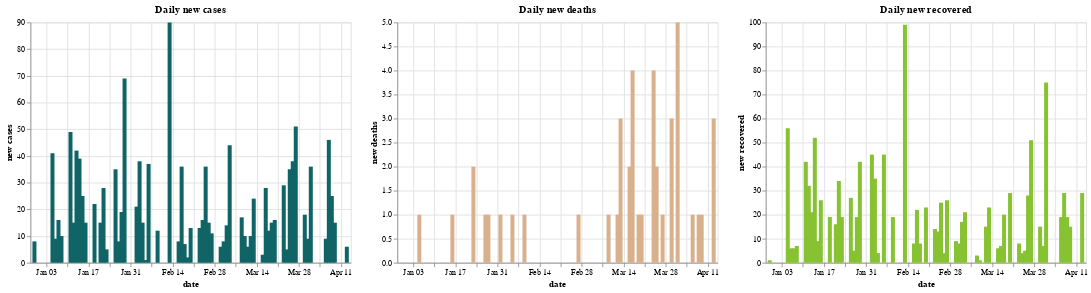

This figure's notebook cell:
### Code cell
city['new cases'] = city['totalCases'].diff()
city['new deaths'] = city['totalDeaths'].diff()
city['new recovered'] = city['totalRecovered'].diff()

# Initiate chart with data
base_cases = alt.Chart(city).mark_bar().encode(alt.X('date:T'), alt.Y('new cases:Q')).properties(width = 400)
base_deaths = alt.Chart(city).mark_bar().encode(alt.X('date:T'), alt.Y('new deaths:Q')).properties(width = 400)
base_recovered = alt.Chart(city).mark_bar().encode(alt.X('date:T'), alt.Y('new recovered:Q')).properties(width = 400)

# Load the chart
base_cases.encode(color = confirmed).properties(title = "Daily new cases") | base_deaths.encode(color = death).properties(title = "Daily new deaths") | base_recovered.encode(color = recovered).properties(title = "Daily new recovered")

### Figure 1 — Vega-Lite specification as saved in the notebook (floating-point values rounded to 4 significant figures)
{"config": {"view": {"continuousWidth": 400, "continuousHeight": 300}}, "hconcat": [{"mark": "bar", "encoding": {"color": {"value": "#106466"}, "x": {"type": "temporal", "field": "date"}, "y": {"type": "quantitative", "field": "new cases"}}, "title": "Daily new cases", "width": 400}, {"mark": "bar", "encoding": {"color": {"value": "#D8B08C"}, "x": {"type": "temporal", "field": "date"}, "y": {"type": "quantitative", "field": "new deaths"}}, "title": "Daily new deaths", "width": 400}, {"mark": "bar", "encoding": {"color": {"value": "#87C232"}, "x": {"type": "temporal", "field": "date"}, "y": {"type": "quantitative", "field": "new recovered"}}, "title": "Daily new recovered", "width": 400}], "data": {"name": "data-668c549deacea416c7d3b67c7eca9a1d"}, "$schema": "https://vega.github.io/schema/vega-lite/v4.8.1.json", "datasets": {"data-668c549deacea416c7d3b67c7eca9a1d": [{"city": "Aparecida", "date": "2020-12-29T00:00:00", "totalDeaths": 21, "totalCases": 773, "totalRecovered": 723, "totalBeds": 11, "intubated": 1, "new cases": null, "new deaths": null, "new recovered": null}, {"city": "Aparecida", "date": "2020-12-30T00:00:00", "totalDeaths": 21, "totalCases": 781, "totalRecovered": 724, "totalBeds": 13, "intubated": 1, "new cases": 8.0, "new deaths": 0.0, "new recovered": 1.0}, {"city": "Aparecida", "date": "2020-12-31T00:00:00", "totalDeaths": 21, "totalCases": 781, "totalRecovered": 724, "totalBeds": 13, "intubated": 1, "new cases": 0.0, "new deaths": 0.0, "new recovered": 0.0}, {"city": "Aparecida", "date": "2021-01-01T00:00:00", "totalDeaths": 21, "totalCases": 781, "totalRecovered": 724, "totalBeds": 13, "intubated": 1, "new cases": 0.0, "new deaths": 0.0, "new recovered": 0.0}, {"city": "Aparecida", "date": "2021-01-02T00:00:00", "totalDeaths": 21, "totalCases": 781, "totalRecovered": 724, "totalBeds": 13, "intubated": 1, "new cases": 0.0, "new deaths": 0.0, "new recovered": 0.0}, {"city": "Aparecida", "date": "2021-01-03T00:00:00", "totalDeaths": 21, "totalCases": 781, "totalRecovered": 724, "totalBeds": 13, "intubated": 1, "new cases": 0.0, "new deaths": 0.0, "new recovered": 0.0}, {"city": "Aparecida", "date": "2021-01-04T00:00:00", "totalDeaths": 21, "totalCases": 781, "totalRecovered": 724, "totalBeds": 13, "intubated": 1, "new cases": 0.0, "new deaths": 0.0, "new recovered": 0.0}, {"city": "Aparecida", "date": "2021-01-05T00:00:00", "totalDeaths": 22, "totalCases": 822, "totalRecovered": 780, "totalBeds": 8, "intubated": 3, "new cases": 41.0, "new deaths": 1.0, "new recovered": 56.0}, {"city": "Aparecida", "date": "2021-01-06T00:00:00", "totalDeaths": 22, "totalCases": 831, "totalRecovered": 786, "totalBeds": 11, "intubated": 2, "new cases": 9.0, "new deaths": 0.0, "new recovered": 6.0}, {"city": "Aparecida", "date": "2021-01-07T00:00:00", "totalDeaths": 22, "totalCases": 847, "totalRecovered": 792, "totalBeds": 15, "intubated": 2, "new cases": 16.0, "new deaths": 0.0, "new recovered": 6.0}, {"city": "Aparecida", "date": "2021-01-08T00:00:00", "totalDeaths": 22, "totalCases": 857, "totalRecovered": 799, "totalBeds": 16, "intubated": 4, "new cases": 10.0, "new deaths": 0.0, "new recovered": 7.0}, {"city": "Aparecida", "date": "2021-01-09T00:00:00", "totalDeaths": 22, "totalCases": 857, "totalRecovered": 799, "totalBeds": 16, "intubated": 4, "new cases": 0.0, "new deaths": 0.0, "new recovered": 0.0}, {"city": "Aparecida", "date": "2021-01-10T00:00:00", "totalDeaths": 22, "totalCases": 857, "totalRecovered": 799, "totalBeds": 16, "intubated": 4, "new cases": 0.0, "new deaths": 0.0, "new recovered": 0.0}, {"city": "Aparecida", "date": "2021-01-11T00:00:00", "totalDeaths": 22, "totalCases": 906, "totalRecovered": 841, "totalBeds": 22, "intubated": 1, "new cases": 49.0, "new deaths": 0.0, "new recovered": 42.0}, {"city": "Aparecida", "date": "2021-01-12T00:00:00", "totalDeaths": 22, "totalCases": 921, "totalRecovered": 873, "totalBeds": 23, "intubated": 2, "new cases": 15.0, "new deaths": 0.0, "new recovered": 32.0}, {"city": "Aparecida", "date": "2021-01-13T00:00:00", "totalDeaths": 22, "totalCases": 963, "totalRecovered": 894, "totalBeds": 26, "intubated": 2, "new cases": 42.0, "new deaths": 0.0, "new recovered": 21.0}, {"city": "Aparecida", "date": "2021-01-14T00:00:00", "totalDeaths": 22, "totalCases": 1002, "totalRecovered": 946, "totalBeds": 15, "intubated": 1, "new cases": 39.0, "new deaths": 0.0, "new recovered": 52.0}, {"city": "Aparecida", "date": "2021-01-15T00:00:00", "totalDeaths": 22, "totalCases": 1027, "totalRecovered": 955, "totalBeds": 16, "intubated": 1, "new cases": 25.0, "new deaths": 0.0, "new recovered": 9.0}, {"city": "Aparecida", "date": "2021-01-16T00:00:00", "totalDeaths": 23, "totalCases": 1042, "totalRecovered": 981, "totalBeds": 23, "intubated": 0, "new cases": 15.0, "new deaths": 1.0, "new recovered": 26.0}, {"city": "Aparecida", "date": "2021-01-17T00:00:00", "totalDeaths": 23, "totalCases": 1042, "totalRecovered": 981, "totalBeds": 23, "intubated": 0, "new cases": 0.0, "new deaths": 0.0, "new recovered": 0.0}, {"city": "Aparecida", "date": "2021-01-18T00:00:00", "totalDeaths": 23, "totalCases": 1042, "totalRecovered": 981, "totalBeds": 23, "intubated": 0, "new cases": 0.0, "new deaths": 0.0, "new recovered": 0.0}, {"city": "Aparecida", "date": "2021-01-19T00:00:00", "totalDeaths": 23, "totalCases": 1064, "totalRecovered": 1000, "totalBeds": 28, "intubated": 0, "new cases": 22.0, "new deaths": 0.0, "new recovered": 19.0}, {"city": "Aparecida", "date": "2021-01-20T00:00:00", "totalDeaths": 23, "totalCases": 1064, "totalRecovered": 1000, "totalBeds": 20, "intubated": 1, "new cases": 0.0, "new deaths": 0.0, "new recovered": 0.0}, {"city": "Aparecida", "date": "2021-01-21T00:00:00", "totalDeaths": 23, "totalCases": 1079, "totalRecovered": 1016, "totalBeds": 21, "intubated": 2, "new cases": 15.0, "new deaths": 0.0, "new recovered": 16.0}, {"city": "Aparecida", "date": "2021-01-22T00:00:00", "totalDeaths": 23, "totalCases": 1107, "totalRecovered": 1050, "totalBeds": 15, "intubated": 2, "new cases": 28.0, "new deaths": 0.0, "new recovered": 34.0}, {"city": "Aparecida", "date": "2021-01-23T00:00:00", "totalDeaths": 25, "totalCases": 1112, "totalRecovered": 1069, "totalBeds": 16, "intubated": 3, "new cases": 5.0, "new deaths": 2.0, "new recovered": 19.0}, {"city": "Aparecida", "date": "2021-01-24T00:00:00", "totalDeaths": 25, "totalCases": 1112, "totalRecovered": 1069, "totalBeds": 16, "intubated": 3, "new cases": 0.0, "new deaths": 0.0, "new recovered": 0.0}, {"city": "Aparecida", "date": "2021-01-25T00:00:00", "totalDeaths": 25, "totalCases": 1112, "totalRecovered": 1069, "totalBeds": 16, "intubated": 3, "new cases": 0.0, "new deaths": 0.0, "new recovered": 0.0}, {"city": "Aparecida", "date": "2021-01-26T00:00:00", "totalDeaths": 25, "totalCases": 1147, "totalRecovered": 1096, "totalBeds": 17, "intubated": 4, "new cases": 35.0, "new deaths": 0.0, "new recovered": 27.0}, {"city": "Aparecida", "date": "2021-01-27T00:00:00", "totalDeaths": 26, "totalCases": 1155, "totalRecovered": 1101, "totalBeds": 18, "intubated": 4, "new cases": 8.0, "new deaths": 1.0, "new recovered": 5.0}, {"city": "Aparecida", "date": "2021-01-28T00:00:00", "totalDeaths": 27, "totalCases": 1174, "totalRecovered": 1120, "totalBeds": 16, "intubated": 2, "new cases": 19.0, "new deaths": 1.0, "new recovered": 19.0}, {"city": "Aparecida", "date": "2021-01-29T00:00:00", "totalDeaths": 27, "totalCases": 1243, "totalRecovered": 1162, "totalBeds": 16, "intubated": 2, "new cases": 69.0, "new deaths": 0.0, "new recovered": 42.0}, {"city": "Aparecida", "date": "2021-02-01T00:00:00", "totalDeaths": 28, "totalCases": 1243, "totalRecovered": 1162, "totalBeds": 18, "intubated": 1, "new cases": 0.0, "new deaths": 1.0, "new recovered": 0.0}, {"city": "Aparecida", "date": "2021-02-02T00:00:00", "totalDeaths": 28, "totalCases": 1264, "totalRecovered": 1207, "totalBeds": 15, "intubated": 1, "new cases": 21.0, "new deaths": 0.0, "new recovered": 45.0}, {"city": "Aparecida", "date": "2021-02-03T00:00:00", "totalDeaths": 28, "totalCases": 1302, "totalRecovered": 1242, "totalBeds": 15, "intubated": 1, "new cases": 38.0, "new deaths": 0.0, "new recovered": 35.0}, {"city": "Aparecida", "date": "2021-02-04T00:00:00", "totalDeaths": 28, "totalCases": 1317, "totalRecovered": 1246, "totalBeds": 12, "intubated": 0, "new cases": 15.0, "new deaths": 0.0, "new recovered": 4.0}, {"city": "Aparecida", "date": "2021-02-05T00:00:00", "totalDeaths": 29, "totalCases": 1318, "totalRecovered": 1246, "totalBeds": 12, "intubated": 2, "new cases": 1.0, "new deaths": 1.0, "new recovered": 0.0}, {"city": "Aparecida", "date": "2021-02-06T00:00:00", "totalDeaths": 29, "totalCases": 1355, "totalRecovered": 1291, "totalBeds": 7, "intubated": 0, "new cases": 37.0, "new deaths": 0.0, "new recovered": 45.0}, {"city": "Aparecida", "date": "2021-02-07T00:00:00", "totalDeaths": 29, "totalCases": 1355, "totalRecovered": 1291, "totalBeds": 7, "intubated": 0, "new cases": 0.0, "new deaths": 0.0, "new recovered": 0.0}, {"city": "Aparecida", "date": "2021-02-08T00:00:00", "totalDeaths": 29, "totalCases": 1355, "totalRecovered": 1291, "totalBeds": 7, "intubated": 0, "new cases": 0.0, "new deaths": 0.0, "new recovered": 0.0}, {"city": "Aparecida", "date": "2021-02-09T00:00:00", "totalDeaths": 30, "totalCases": 1367, "totalRecovered": 1310, "totalBeds": 11, "intubated": 0, "new cases": 12.0, "new deaths": 1.0, "new recovered": 19.0}, {"city": "Aparecida", "date": "2021-02-10T00:00:00", "totalDeaths": 30, "totalCases": 1367, "totalRecovered": 1310, "totalBeds": 11, "intubated": 0, "new cases": 0.0, "new deaths": 0.0, "new recovered": 0.0}, {"city": "Aparecida", "date": "2021-02-11T00:00:00", "totalDeaths": 30, "totalCases": 1367, "totalRecovered": 1310, "totalBeds": 10, "intubated": 0, "new cases": 0.0, "new deaths": 0.0, "new recovered": 0.0}, {"city": "Aparecida", "date": "2021-02-12T00:00:00", "totalDeaths": 30, "totalCases": 1367, "totalRecovered": 1310, "totalBeds": 13, "intubated": 0, "new cases": 0.0, "new deaths": 0.0, "new recovered": 0.0}, {"city": "Aparecida", "date": "2021-02-13T00:00:00", "totalDeaths": 30, "totalCases": 1457, "totalRecovered": 1409, "totalBeds": 15, "intubated": 0, "new cases": 90.0, "new deaths": 0.0, "new recovered": 99.0}, {"city": "Aparecida", "date": "2021-02-15T00:00:00", "totalDeaths": 30, "totalCases": 1457, "totalRecovered": 1409, "totalBeds": 15, "intubated": 0, "new cases": 0.0, "new deaths": 0.0, "new recovered": 0.0}, {"city": "Aparecida", "date": "2021-02-16T00:00:00", "totalDeaths": 30, "totalCases": 1465, "totalRecovered": 1417, "totalBeds": 12, "intubated": 0, "new cases": 8.0, "new deaths": 0.0, "new recovered": 8.0}, {"city": "Aparecida", "date": "2021-02-17T00:00:00", "totalDeaths": 30, "totalCases": 1501, "totalRecovered": 1439, "totalBeds": 12, "intubated": 0, "new cases": 36.0, "new deaths": 0.0, "new recovered": 22.0}, {"city": "Aparecida", "date": "2021-02-18T00:00:00", "totalDeaths": 30, "totalCases": 1508, "totalRecovered": 1447, "totalBeds": 12, "intubated": 0, "new cases": 7.0, "new deaths": 0.0, "new recovered": 8.0}, {"city": "Aparecida", "date": "2021-02-19T00:00:00", "totalDeaths": 30, "totalCases": 1510, "totalRecovered": 1447, "totalBeds": 13, "intubated": 0, "new cases": 2.0, "new deaths": 0.0, "new recovered": 0.0}, {"city": "Aparecida", "date": "2021-02-20T00:00:00", "totalDeaths": 30, "totalCases": 1523, "totalRecovered": 1470, "totalBeds": 10, "intubated": 0, "new cases": 13.0, "new deaths": 0.0, "new recovered": 23.0}, {"city": "Aparecida", "date": "2021-02-21T00:00:00", "totalDeaths": 30, "totalCases": 1523, "totalRecovered": 1470, "totalBeds": 10, "intubated": 0, "new cases": 0.0, "new deaths": 0.0, "new recovered": 0.0}, {"city": "Aparecida", "date": "2021-02-22T00:00:00", "totalDeaths": 30, "totalCases": 1523, "totalRecovered": 1470, "totalBeds": 10, "intubated": 0, "new cases": 0.0, "new deaths": 0.0, "new recovered": 0.0}, {"city": "Aparecida", "date": "2021-02-23T00:00:00", "totalDeaths": 30, "totalCases": 1536, "totalRecovered": 1484, "totalBeds": 9, "intubated": 0, "new cases": 13.0, "new deaths": 0.0, "new recovered": 14.0}, {"city": "Aparecida", "date": "2021-02-24T00:00:00", "totalDeaths": 30, "totalCases": 1552, "totalRecovered": 1497, "totalBeds": 11, "intubated": 0, "new cases": 16.0, "new deaths": 0.0, "new recovered": 13.0}, {"city": "Aparecida", "date": "2021-02-25T00:00:00", "totalDeaths": 30, "totalCases": 1588, "totalRecovered": 1522, "totalBeds": 8, "intubated": 1, "new cases": 36.0, "new deaths": 0.0, "new recovered": 25.0}, {"city": "Aparecida", "date": "2021-02-26T00:00:00", "totalDeaths": 30, "totalCases": 1603, "totalRecovered": 1526, "totalBeds": 12, "intubated": 0, "new cases": 15.0, "new deaths": 0.0, "new recovered": 4.0}, {"city": "Aparecida", "date": "2021-02-27T00:00:00", "totalDeaths": 31, "totalCases": 1614, "totalRecovered": 1552, "totalBeds": 16, "intubated": 0, "new cases": 11.0, "new deaths": 1.0, "new recovered": 26.0}, {"city": "Aparecida", "date": "2021-03-01T00:00:00", "totalDeaths": 31, "totalCases": 1614, "totalRecovered": 1552, "totalBeds": 16, "intubated": 0, "new cases": 0.0, "new deaths": 0.0, "new recovered": 0.0}, {"city": "Aparecida", "date": "2021-03-02T00:00:00", "totalDeaths": 31, "totalCases": 1620, "totalRecovered": 1561, "totalBeds": 17, "intubated": 0, "new cases": 6.0, "new deaths": 0.0, "new recovered": 9.0}, {"city": "Aparecida", "date": "2021-03-03T00:00:00", "totalDeaths": 31, "totalCases": 1628, "totalRecovered": 1569, "totalBeds": 13, "intubated": 2, "new cases": 8.0, "new deaths": 0.0, "new recovered": 8.0}, {"city": "Aparecida", "date": "2021-03-04T00:00:00", "totalDeaths": 31, "totalCases": 1642, "totalRecovered": 1586, "totalBeds": 14, "intubated": 1, "new cases": 14.0, "new deaths": 0.0, "new recovered": 17.0}, {"city": "Aparecida", "date": "2021-03-05T00:00:00", "totalDeaths": 31, "totalCases": 1686, "totalRecovered": 1607, "totalBeds": 21, "intubated": 2, "new cases": 44.0, "new deaths": 0.0, "new recovered": 21.0}, {"city": "Aparecida", "date": "2021-03-06T00:00:00", "totalDeaths": 31, "totalCases": 1686, "totalRecovered": 1607, "totalBeds": 21, "intubated": 2, "new cases": 0.0, "new deaths": 0.0, "new recovered": 0.0}, {"city": "Aparecida", "date": "2021-03-07T00:00:00", "totalDeaths": 31, "totalCases": 1686, "totalRecovered": 1607, "totalBeds": 21, "intubated": 2, "new cases": 0.0, "new deaths": 0.0, "new recovered": 0.0}, {"city": "Aparecida", "date": "2021-03-08T00:00:00", "totalDeaths": 31, "totalCases": 1686, "totalRecovered": 1607, "totalBeds": 21, "intubated": 2, "new cases": 0.0, "new deaths": 0.0, "new recovered": 0.0}, {"city": "Aparecida", "date": "2021-03-09T00:00:00", "totalDeaths": 32, "totalCases": 1703, "totalRecovered": 1610, "totalBeds": 22, "intubated": 3, "new cases": 17.0, "new deaths": 1.0, "new recovered": 3.0}, {"city": "Aparecida", "date": "2021-03-10T00:00:00", "totalDeaths": 32, "totalCases": 1713, "totalRecovered": 1611, "totalBeds": 24, "intubated": 1, "new cases": 10.0, "new deaths": 0.0, "new recovered": 1.0}, {"city": "Aparecida", "date": "2021-03-11T00:00:00", "totalDeaths": 32, "totalCases": 1719, "totalRecovered": 1611, "totalBeds": 29, "intubated": 0, "new cases": 6.0, "new deaths": 0.0, "new recovered": 0.0}, {"city": "Aparecida", "date": "2021-03-12T00:00:00", "totalDeaths": 33, "totalCases": 1729, "totalRecovered": 1626, "totalBeds": 24, "intubated": 0, "new cases": 10.0, "new deaths": 1.0, "new recovered": 15.0}, {"city": "Aparecida", "date": "2021-03-13T00:00:00", "totalDeaths": 36, "totalCases": 1753, "totalRecovered": 1649, "totalBeds": 26, "intubated": 0, "new cases": 24.0, "new deaths": 3.0, "new recovered": 23.0}, {"city": "Aparecida", "date": "2021-03-14T00:00:00", "totalDeaths": 36, "totalCases": 1753, "totalRecovered": 1649, "totalBeds": 26, "intubated": 0, "new cases": 0.0, "new deaths": 0.0, "new recovered": 0.0}, {"city": "Aparecida", "date": "2021-03-15T00:00:00", "totalDeaths": 36, "totalCases": 1753, "totalRecovered": 1649, "totalBeds": 26, "intubated": 0, "new cases": 0.0, "new deaths": 0.0, "new recovered": 0.0}, {"city": "Aparecida", "date": "2021-03-16T00:00:00", "totalDeaths": 38, "totalCases": 1756, "totalRecovered": 1655, "totalBeds": 27, "intubated": 2, "new cases": 3.0, "new deaths": 2.0, "new recovered": 6.0}, {"city": "Aparecida", "date": "2021-03-17T00:00:00", "totalDeaths": 42, "totalCases": 1784, "totalRecovered": 1662, "totalBeds": 27, "intubated": 4, "new cases": 28.0, "new deaths": 4.0, "new recovered": 7.0}, {"city": "Aparecida", "date": "2021-03-18T00:00:00", "totalDeaths": 42, "totalCases": 1796, "totalRecovered": 1682, "totalBeds": 38, "intubated": 4, "new cases": 12.0, "new deaths": 0.0, "new recovered": 20.0}, {"city": "Aparecida", "date": "2021-03-19T00:00:00", "totalDeaths": 43, "totalCases": 1811, "totalRecovered": 1682, "totalBeds": 46, "intubated": 4, "new cases": 15.0, "new deaths": 1.0, "new recovered": 0.0}, {"city": "Aparecida", "date": "2021-03-20T00:00:00", "totalDeaths": 44, "totalCases": 1827, "totalRecovered": 1711, "totalBeds": 55, "intubated": 4, "new cases": 16.0, "new deaths": 1.0, "new recovered": 29.0}, {"city": "Aparecida", "date": "2021-03-21T00:00:00", "totalDeaths": 44, "totalCases": 1827, "totalRecovered": 1711, "totalBeds": 55, "intubated": 4, "new cases": 0.0, "new deaths": 0.0, "new recovered": 0.0}, {"city": "Aparecida", "date": "2021-03-22T00:00:00", "totalDeaths": 44, "totalCases": 1827, "totalRecovered": 1711, "totalBeds": 55, "intubated": 4, "new cases": 0.0, "new deaths": 0.0, "new recovered": 0.0}, {"city": "Aparecida", "date": "2021-03-23T00:00:00", "totalDeaths": 44, "totalCases": 1856, "totalRecovered": 1719, "totalBeds": 57, "intubated": 6, "new cases": 29.0, "new deaths": 0.0, "new recovered": 8.0}, {"city": "Aparecida", "date": "2021-03-24T00:00:00", "totalDeaths": 48, "totalCases": 1861, "totalRecovered": 1723, "totalBeds": 48, "intubated": 7, "new cases": 5.0, "new deaths": 4.0, "new recovered": 4.0}, {"city": "Aparecida", "date": "2021-03-25T00:00:00", "totalDeaths": 50, "totalCases": 1896, "totalRecovered": 1728, "totalBeds": 50, "intubated": 7, "new cases": 35.0, "new deaths": 2.0, "new recovered": 5.0}, {"city": "Aparecida", "date": "2021-03-26T00:00:00", "totalDeaths": 50, "totalCases": 1934, "totalRecovered": 1756, "totalBeds": 46, "intubated": 7, "new cases": 38.0, "new deaths": 0.0, "new recovered": 28.0}, {"city": "Aparecida", "date": "2021-03-27T00:00:00", "totalDeaths": 51, "totalCases": 1985, "totalRecovered": 1807, "totalBeds": 33, "intubated": 6, "new cases": 51.0, "new deaths": 1.0, "new recovered": 51.0}, {"city": "Aparecida", "date": "2021-03-28T00:00:00", "totalDeaths": 51, "totalCases": 1985, "totalRecovered": 1807, "totalBeds": 33, "intubated": 6, "new cases": 0.0, "new deaths": 0.0, "new recovered": 0.0}, {"city": "Aparecida", "date": "2021-03-29T00:00:00", "totalDeaths": 51, "totalCases": 1985, "totalRecovered": 1807, "totalBeds": 33, "intubated": 6, "new cases": 0.0, "new deaths": 0.0, "new recovered": 0.0}, {"city": "Aparecida", "date": "2021-03-30T00:00:00", "totalDeaths": 54, "totalCases": 2003, "totalRecovered": 1822, "totalBeds": 40, "intubated": 6, "new cases": 18.0, "new deaths": 3.0, "new recovered": 15.0}, {"city": "Aparecida", "date": "2021-03-31T00:00:00", "totalDeaths": 54, "totalCases": 2012, "totalRecovered": 1829, "totalBeds": 34, "intubated": 6, "new cases": 9.0, "new deaths": 0.0, "new recovered": 7.0}, {"city": "Aparecida", "date": "2021-04-01T00:00:00", "totalDeaths": 59, "totalCases": 2048, "totalRecovered": 1904, "totalBeds": 39, "intubated": 5, "new cases": 36.0, "new deaths": 5.0, "new recovered": 75.0}, {"city": "Aparecida", "date": "2021-04-02T00:00:00", "totalDeaths": 59, "totalCases": 2048, "totalRecovered": 1904, "totalBeds": 39, "intubated": 5, "new cases": 0.0, "new deaths": 0.0, "new recovered": 0.0}, {"city": "Aparecida", "date": "2021-04-03T00:00:00", "totalDeaths": 59, "totalCases": 2048, "totalRecovered": 1904, "totalBeds": 39, "intubated": 5, "new cases": 0.0, "new deaths": 0.0, "new recovered": 0.0}, {"city": "Aparecida", "date": "2021-04-04T00:00:00", "totalDeaths": 59, "totalCases": 2048, "totalRecovered": 1904, "totalBeds": 39, "intubated": 5, "new cases": 0.0, "new deaths": 0.0, "new recovered": 0.0}, {"city": "Aparecida", "date": "2021-04-05T00:00:00", "totalDeaths": 59, "totalCases": 2048, "totalRecovered": 1904, "totalBeds": 39, "intubated": 5, "new cases": 0.0, "new deaths": 0.0, "new recovered": 0.0}, {"city": "Aparecida", "date": "2021-04-06T00:00:00", "totalDeaths": 60, "totalCases": 2057, "totalRecovered": 1923, "totalBeds": 40, "intubated": 6, "new cases": 9.0, "new deaths": 1.0, "new recovered": 19.0}, {"city": "Aparecida", "date": "2021-04-07T00:00:00", "totalDeaths": 60, "totalCases": 2103, "totalRecovered": 1952, "totalBeds": 39, "intubated": 7, "new cases": 46.0, "new deaths": 0.0, "new recovered": 29.0}, {"city": "Aparecida", "date": "2021-04-08T00:00:00", "totalDeaths": 61, "totalCases": 2128, "totalRecovered": 1971, "totalBeds": 44, "intubated": 9, "new cases": 25.0, "new deaths": 1.0, "new recovered": 19.0}, {"city": "Aparecida", "date": "2021-04-09T00:00:00", "totalDeaths": 62, "totalCases": 2143, "totalRecovered": 1986, "totalBeds": 44, "intubated": 10, "new cases": 15.0, "new deaths": 1.0, "new recovered": 15.0}, {"city": "Aparecida", "date": "2021-04-13T00:00:00", "totalDeaths": 65, "totalCases": 2149, "totalRecovered": 2015, "totalBeds": 43, "intubated": 10, "new cases": 6.0, "new deaths": 3.0, "new recovered": 29.0}]}}
